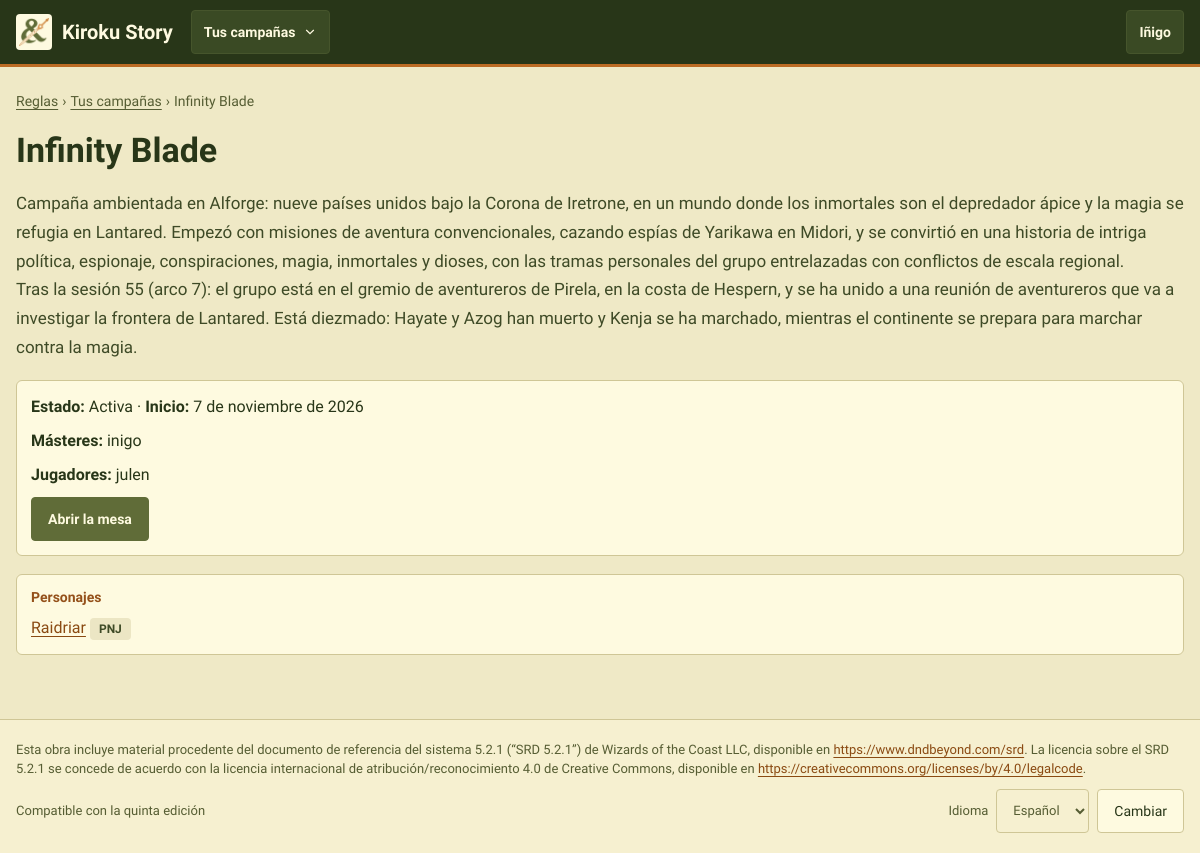
The page /reglas/campanas/4/ (signed in) on the database its author committed.
### CampaignManager/models.py (models this page shows, shortened)
class User(AbstractUser):
    class SheetView(models.TextChoices):
        WEB = "web", "Vista web"
        FICHA = "ficha", "Vista ficha"
    sheet_view = models.CharField(max_length=5, choices=SheetView.choices, default=SheetView.WEB)

class Campaign(models.Model):
    class Ruleset(models.TextChoices):
        AEGIS = rules.AEGIS, "Aegis"
        SRD = rules.SRD, "SRD 5.2.1"
    class Status(models.TextChoices):
        ACTIVA = "activa", "Activa"
        PAUSADA = "pausada", "Pausada"
        TERMINADA = "terminada", "Terminada"
    name = models.CharField(max_length=100)
    description = models.TextField(blank=True)
    start_date = models.DateField()
    status = models.CharField(max_length=10, choices=Status.choices, default=Status.ACTIVA)
    ruleset = models.CharField(max_length=10, choices=Ruleset.choices, default=Ruleset.AEGIS,
                               help_text="The rules the campaign plays with (see rules.py)")
    cover = models.ImageField(upload_to="portadas/", blank=True)
    notice = models.TextField(blank=True, help_text="«Aviso del máster» on the home page")
    world_day = models.CharField(max_length=100, blank=True, help_text="Day in the world, e.g. «3 de Brumario»")
    world_year = models.CharField(max_length=100, blank=True)
    masters = models.ManyToManyField(User, related_name="dm_campaigns")
    players = models.ManyToManyField(User, related_name="player_campaigns", blank=True)
    class Meta:
        ordering = ["name"]
        indexes = [models.Index(fields=["status"])]

class Character(models.Model):
    class Status(models.TextChoices):
        PENDIENTE = "pendiente", "Pendiente"
        APROBADO = "aprobado", "Aprobado"
    name = models.CharField(max_length=100)
    xp = models.IntegerField(default=0)
    level = models.PositiveSmallIntegerField(
        default=1,
        validators=[MinValueValidator(1), MaxValueValidator(rules.MAX_LEVEL)],
        help_text="Level reached. It can be behind the XP until the player levels up",
    )
    hp = models.IntegerField(help_text="Maximum hit points")
    temp_hp = models.IntegerField(help_text="Current hit points")
    ac = models.IntegerField(help_text="Armor class")
    temp_ap = models.IntegerField(default=0, help_text="Current armor points")
    inspiration = models.IntegerField(default=0)
    strength = models.IntegerField()
    dexterity = models.IntegerField()
    constitution = models.IntegerField()
    intelligence = models.IntegerField()
    wisdom = models.IntegerField()
    charisma = models.IntegerField()
    portrait = models.ImageField(upload_to="retratos/", blank=True)
    background = models.TextField(blank=True)
    notes = models.TextField(blank=True, help_text="The player's own notes")
    status = models.CharField(max_length=10, choices=Status.choices, default=Status.APROBADO)
    dead = models.BooleanField(default=False)
    knocked_down_in = models.ForeignKey(
        "Encounter", on_delete=models.SET_NULL, null=True, blank=True, related_name="+",
        help_text="The fight in which the character was last knocked down",
    )
    magic_points = models.PositiveIntegerField(default=0)
    magic_points_bonus = models.IntegerField(
        default=0, help_text="The master's adjustment to the magic points the class gives at this level (can be negative)")
    player = models.ForeignKey(User, on_delete=models.SET_NULL, null=True, blank=True)
    char_class = models.ForeignKey("CharacterClass", on_delete=models.PROTECT)
    subclass = models.ForeignKey("Subclass", on_delete=models.PROTECT, null=True, blank=True)
    race = models.ForeignKey("Race", on_delete=models.PROTECT)
    subrace = models.ForeignKey("Subrace", on_delete=models.PROTECT, null=True, blank=True)
    campaigns = models.ManyToManyField("Campaign", blank=True, related_name="characters")
    is_npc = models.BooleanField(default=False)
    template = models.ForeignKey(
        "self",
        on_delete=models.CASCADE,
        null=True,
        blank=True,
        related_name="copies",
        limit_choices_to={"is_npc": True, "template__isnull": True},
        help_text="Only for NPC copies: the NPC template this character was made from",
    )
    abilities = models.ManyToManyField("Ability", through="CharacterAbility", blank=True)
    spells = models.ManyToManyField("Spell", blank=True)
    items = models.ManyToManyField("Item", through="Inventory")
    effects = models.ManyToManyField("Effect", through="ActiveEffect")
    class Meta:
        ordering = ["name"]
        indexes = [models.Index(fields=["is_npc", "status"])]
        constraints = [
            models.CheckConstraint(
                condition=models.Q(template__isnull=True) | models.Q(is_npc=True),
                name="template_only_for_npcs",
                violation_error_message="Only NPCs can have a template.",
            ),
            models.CheckConstraint(
                condition=models.Q(level__gte=1, level__lte=rules.MAX_LEVEL),
                name="level_from_1_to_max",
            ),
        ]

### CampaignManager/views.py (the view)
# urls.py: path("reglas/campanas/<int:pk>/", views.CampaignDetailView.as_view(), name="campaign_detail"),
class CampaignDetailView(CatalogDetailView):
    context_object_name = "campaign"
    template_name = "campaign_detail.html"
    character_filter = "campaigns"
    def get_queryset(self):
        return user_campaigns(self.request.user).prefetch_related("masters", "players")

### CampaignManager/context_processors.py (called while the page is built, shortened)
def campaign_nav(request):
    user = getattr(request, "user", None)
    if user is None or not user.is_authenticated:
        return {}
    campaigns = list(user_campaigns(user).prefetch_related("masters"))
    match = getattr(request, "resolver_match", None)
    campaign_id = match.kwargs.get("campaign_id") if match else None
    current = next((c for c in campaigns if c.pk == campaign_id), None)
    context = {"nav_campaigns": [
        {"campaign": c, "is_master": user in c.masters.all(), "status": _(STATUS_TEXT[c.status])} for c in campaigns
    ]}
    if current is None:
        return context

### CampaignManager/permissions.py (called while the page is built)
def user_campaigns(user):
    if not user.is_authenticated:
        return Campaign.objects.none()
    return Campaign.objects.filter(Q(masters=user) | Q(players=user)).distinct()

def visible_characters(user):
    if not user.is_authenticated:
        return Character.objects.none()
    visible = (Q(campaigns__masters=user)
               | Q(campaigns__players=user, is_npc=False, status=Character.Status.APROBADO)
               | Q(player=user))
    if user.dm_campaigns.exists():
        visible |= Q(is_npc=True, template__isnull=True, campaigns__isnull=True)
    return Character.objects.filter(visible).distinct()

### CampaignManager/templatetags/mesa.py (called while the page is built)
@register.simple_tag
def asset(path):
    url = static(path)
    found = finders.find(path)
    return f"{url}?v={int(os.path.getmtime(found))}" if found else url

### CampaignManager/views.py (called while the page is built)
    def get_context_data(self, **kwargs):
        context = super().get_context_data(**kwargs)
        if self.character_filter:
            context["characters"] = visible_characters(self.request.user).filter(
                **{self.character_filter: self.object}).order_by("name")
        return context

### CampaignManager/templates/campaign_detail.html (shortened to what this page needs)
{% extends "base.html" %}
{% load i18n %}
{% block content %}
<section class="pila" aria-labelledby="h-reglas">
    <nav class="migas" aria-label="{% translate 'Ruta' %}"><a href="{% url 'index' %}">{% translate "Reglas" %}</a> <span aria-hidden="true">›</span> <a href="{% url 'campaign_list' %}">{% translate "Tus campañas" %}</a> <span aria-hidden="true">›</span> <span>{{ campaign.name }}</span></nav>
    <h1 id="h-reglas">{{ campaign.name }}</h1>
    {% if campaign.description %}<div class="lectura-p">{{ campaign.description|linebreaks }}</div>{% endif %}
    <div class="tarjeta compacta">
        <p><b>{% translate "Estado" %}:</b> {{ campaign.get_status_display }} · <b>{% translate "Inicio" %}:</b> {{ campaign.start_date }}</p>
        <p><b>{% translate "Másteres" %}:</b> {% for user in campaign.masters.all %}{{ user.username }}{% if not forloop.last %}, {% endif %}{% empty %}—{% endfor %}</p>
        <p><b>{% translate "Jugadores" %}:</b> {% for user in campaign.players.all %}{{ user.username }}{% if not forloop.last %}, {% endif %}{% empty %}—{% endfor %}</p>
        <a class="btn btn-principal" style="align-self:flex-start" href="{% url 'home' campaign.pk %}">{% translate "Abrir la mesa" %}</a>
    </div>
    <div class="tarjeta compacta">
        <h2 class="rotulo">{% translate "Personajes" %}</h2>
        <ul class="lista-limpia" style="gap:4px">
            {% for character in characters %}<li><a href="{% url 'character_detail' character.pk %}">{{ character.name }}</a>{% if character.is_npc %} <span class="pastilla">{% translate "PNJ" %}</span>{% endif %}</li>
            {% empty %}<li class="atenuado">{% translate "Esta campaña todavía no tiene personajes." %}</li>{% endfor %}
        </ul>
    </div>
</section>
{% endblock %}

### CampaignManager/templates/base.html (shortened to what this page needs)
{% load static i18n mesa %}<!DOCTYPE html>
{% get_current_language as LANGUAGE_CODE %}
<html lang="{{ LANGUAGE_CODE }}">
<head>
    <link rel="stylesheet" href="{% asset 'css/mesa.css' %}">
</head>
<body>
<header class="cabecera">
    <div class="cabecera-inner">
        <a class="marca" href="{% url 'start' %}">
            <img src="{% asset 'img/logo-small.png' %}" alt="" width="36" height="36">
            <span>Kiroku Story</span>
        </a>
        {% if user.is_authenticated and nav_campaigns %}
        <details class="desplegable">
            <summary aria-label="{% translate 'Cambiar de campaña' %}">{% if nav_campaign %}{{ nav_campaign.name }}{% else %}{% translate "Tus campañas" %}{% endif %}
                <svg width="14" height="14" viewBox="0 0 24 24" fill="none" stroke="currentColor" stroke-width="2" stroke-linecap="round" aria-hidden="true"><path d="M6 9l6 6 6-6"></path></svg></summary>
        </details>
        {% endif %}
        {% if user.is_authenticated %}
        <details class="desplegable">
            <summary>{{ user.get_short_name|default:user.username }}</summary>
        </details>
        {% endif %}
    </div>
</header>
<main id="principal" class="contenido">
    {% block content %}{% endblock %}
</main>
<footer class="pie">
    <div class="pie-inner">
        <p lang="es">Esta obra incluye material procedente del documento de referencia del sistema 5.2.1 (“SRD 5.2.1”) de Wizards of the Coast LLC, disponible en <a href="https://www.dndbeyond.com/srd">https://www.dndbeyond.com/srd</a>. La licencia sobre el SRD 5.2.1 se concede de acuerdo con la licencia internacional de atribución/reconocimiento 4.0 de Creative Commons, disponible en <a href="https://creativecommons.org/licenses/by/4.0/legalcode">https://creativecommons.org/licenses/by/4.0/legalcode</a>.</p>
        <div class="fila-s" style="justify-content:space-between">
            <span>{% translate "Compatible con la quinta edición" %}</span>
            <form action="{% url 'set_language' %}" method="post" class="fila-s">
                <label for="idioma">{% translate "Idioma" %}</label>
                <select id="idioma" name="language" class="entrada" style="width:auto">
                    {% get_available_languages as LANGUAGES %}
                    {% for code, name in LANGUAGES %}<option value="{{ code }}" {% if code == LANGUAGE_CODE %}selected{% endif %}>{{ name }}</option>{% endfor %}
                </select>
                <button type="submit" class="btn">{% translate "Cambiar" %}</button>
            </form>
        </div>
    </div>
</footer>
</body>
</html>

### CampaignManager/static/css/mesa.css (style rules this page uses)
:root { --bg:#EFE9C6; --surface:#FEFAE0; --surface2:#F6F0D0; --line:#CFC696; --text:#283618; --text2:#3E4A26; --muted:#565D33; --accent:#606C38; --on-accent:#FEFAE0; --link:#8A4A12; --label:#94501A; --copper:#BC6C25; --ochre:#DDA15E; --accent-soft:#E8E6C2; --accent-soft-text:#3A4520; --hp:#A3561C; --ap:#606C38; --magic:#6A4A62; --track:#E2DAB0; --ok-bg:#E2E6C0; --ok-text:#3E4A1E; --warn-bg:#F6E2BC; --warn-text:#6E4410; --danger-bg:#F2D6C0; --danger-text:#8A3A10; --neutral-bg:#ECE6C4; --neutral-text:#3E4A26; --secret-bg:#E9E0DC; --secret-text:#5C3F54; --info-bg:#DDE3CF; --info-text:#33482E; --teal-bg:#D9E3CC; --teal-text:#2F5233; --r-card:6px; --r-ctl:4px; --font:'Cardo', Georgia, serif; --tap:44px; }
*,*::before,*::after { box-sizing:border-box }
html { -webkit-text-size-adjust:100% }
body { margin:0;background:var(--bg);color:var(--text);font-family:var(--font);font-size:16px;line-height:1.5 }
img { max-width:100% }
a { color:var(--link);text-underline-offset:3px }
h1,h2,h3,h4 { font-family:var(--font);font-weight:700;line-height:1.2;margin:0 }
h1 { font-size:34px }
h2 { font-size:24px }
p { margin:0 }
ul,ol { margin:0;padding:0 }
button,input,select,textarea { font:inherit;color:inherit }
button { cursor:pointer }
::placeholder { color:var(--muted);opacity:1 }
.cabecera { background:#283618;color:#FEFAE0;border-bottom:3px solid #BC6C25 }
.cabecera a { color:#FEFAE0 }
.cabecera-inner { max-width:1240px;margin:0 auto;padding:0 16px;display:flex;flex-wrap:wrap;align-items:center;gap:6px 18px;min-height:64px }
.marca { display:flex;align-items:center;gap:10px;font-weight:700;font-size:20px;text-decoration:none;min-height:var(--tap) }
.marca img { flex:none;width:36px;height:36px;padding:3px;border-radius:var(--r-ctl);background:var(--surface);object-fit:contain }
.desplegable { position:relative }
.desplegable>summary { list-style:none;min-height:var(--tap);padding:0 12px;border-radius:var(--r-ctl);border:1px solid #46552C;background:#3A4A24;display:flex;align-items:center;gap:8px;font-size:14px;font-weight:700;cursor:pointer }
.contenido { max-width:1240px;margin:0 auto;padding:24px 16px 64px }
.pila { display:flex;flex-direction:column;gap:18px }
.fila-s { display:flex;flex-wrap:wrap;gap:8px;align-items:center }
.tarjeta { background:var(--surface);border:1px solid var(--line);border-radius:var(--r-card);padding:18px 20px;display:flex;flex-direction:column;gap:10px }
.tarjeta.compacta { padding:14px }
.rotulo { font-size:14px;font-weight:700;color:var(--label);margin:0 }
.lectura-p p { font-size:17px;line-height:1.7;color:var(--text2) }
.lista-limpia { list-style:none;padding:0;margin:0;display:flex;flex-direction:column;gap:10px }
.btn { min-height:var(--tap);padding:0 16px;border-radius:var(--r-ctl);border:1px solid var(--line);background:var(--surface);color:var(--text);font-size:14px;display:inline-flex;align-items:center;justify-content:center;gap:8px;text-decoration:none;line-height:1.2 }
.btn-principal { background:var(--accent);border-color:var(--accent);color:var(--on-accent);font-weight:700 }
.pastilla { display:inline-block;font-size:12px;font-weight:700;padding:2px 9px;border-radius:var(--r-ctl);background:var(--neutral-bg);color:var(--neutral-text);white-space:nowrap }
.entrada,.campo input:not([type=checkbox]):not([type=radio]):not([type=file]),.campo select,.campo textarea { min-height:var(--tap);padding:0 12px;border-radius:var(--r-ctl);border:1px solid var(--line);background:var(--surface2);width:100% }
.migas { display:flex;flex-wrap:wrap;align-items:center;gap:4px;font-size:14px;color:var(--muted) }
.migas a { color:var(--muted) }
.pie { border-top:1px solid var(--line);background:var(--surface2) }
.pie-inner { max-width:1240px;margin:0 auto;padding:20px 16px;display:flex;flex-direction:column;gap:10px;font-size:13px;color:var(--muted) }
.pie a { color:var(--link) }

### rows shown on the page
User: get_short_name "Iñigo", username "inigo"
Campaign: name "Infinity Blade", description "Campaña ambientada en Alforge: nueve países unidos bajo la Corona de Iretrone, en un mundo donde los inmortales son el depredador ápice y la magia se refugia en Lantared. Empezó con misiones de aventura convencionales, cazando espías de Yarikawa en Midori, y se convirtió en una historia de intriga política, espionaje, conspiraciones, magia, inmortales y dioses, con las tramas personales del grupo entrelazadas con conflictos de escala regional. Tras la sesión 55 (arco 7): el grupo está en el gremio de aventureros de Pirela, en la costa de Hespern, y se ha unido a una reunión de aventureros que va a investigar la frontera de Lantared. Está diezmado: Hayate y Azog han muerto y Kenja se ha…", status "Activa", start_date "7 de noviembre de 2026"
User: username "julen"
Character: name "Raidriar"

### other values the page prints
form field language "Español"
